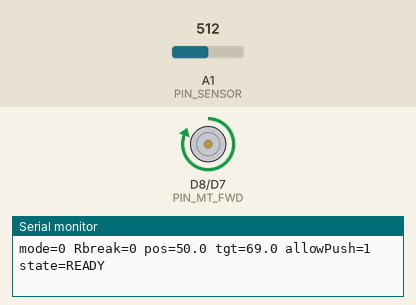
Simulated run of this sketch. Board: Arduino Zero (SAMD21). Parts: motor-driver pin pairs drawn as motors (green arrow = first pin HIGH = forward, orange = second pin HIGH = backward, longer = more drive), the last lines printed to the serial monitor. The test bench sets the inputs (shaded band); at power-on: A1 (PIN_SENSOR) = 512 (analog values on the 0–1023 scale). WiFi joins after 1.5 s; servers stay silent unless stated.

Above: at 1.2 s.
1.3 s: A1 (PIN_SENSOR) set to 685
2.8 s: A1 (PIN_SENSOR) set to 701
At 4.0 s:
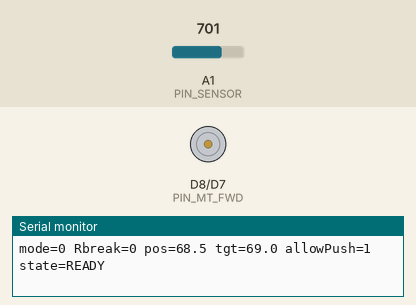
4.3 s: A1 (PIN_SENSOR) set to 714
5.8 s: A1 (PIN_SENSOR) set to 736
At 6.5 s:
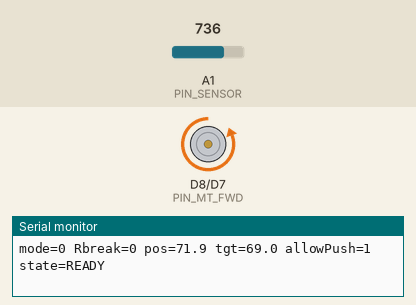
7.3 s: A1 (PIN_SENSOR) set to 716
At 7.8 s:
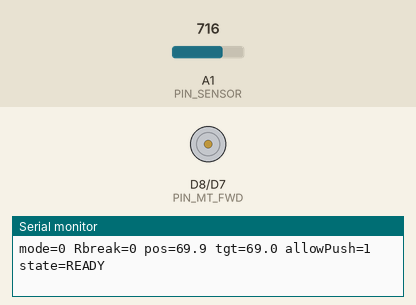
8.8 s: A1 (PIN_SENSOR) set to 900
At 9.9 s:
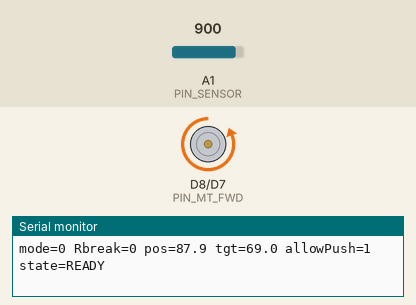
Timing chart, 0 to 11.3 s (numbered marks = the images above; inputs shaded):
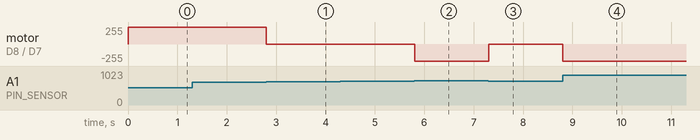

The sketch:

final_code_gpt.ino
```cpp
/* =========================================================================
   Brake Board (Robust & Anti-Hunting Version + Human Brake Protection)
   - ASMS : mode는 첫 바이트만 신뢰
   - PC   : 자율주행(mode == 1)일 때만 brake bit 신뢰
   - 모터 : 불감대 + 히스테리시스 + 센서 필터 적용
   - 추가 : 브레이크/긴급정지 중 사람이 브레이크를 더 밟으면 액추에이터가 밀어내지 않음
   - 수정 : mode == 3인 동안 긴급정지 브레이크를 계속 유지
   ========================================================================= */

#include <SPI.h>
#include <Ethernet.h>
#include <EthernetUdp.h>
#include <math.h>

// ================= [센서/모터 핀 및 설정] =================
const int PIN_SENSOR = A1;
const int PIN_MT_FWD = 8;   // rpwm
const int PIN_MT_BWD = 7;   // lpwm

const float SENSOR_MAX_MM = 100.0f;
const int   VAL_MIN = 0;
const int   VAL_MAX = 4095;

// 목표 위치 (mm 단위)
const float POS_READY     = 69.0f;
const float POS_AUTO      = 40.0f;
const float POS_BRAKE     = 18.0f;
const float POS_EMERGENCY = 18.0f;

// 깔짝임 방지 불감대
const float GAP_MM = 1.5f;

// 센서 필터 계수
const float FILTER_ALPHA = 0.15f;

// ================= [타이머 설정] =================
// 긴급정지는 mode == 3 자체로 판단하므로 EMG timeout 사용하지 않음
const unsigned long PC_TIMEOUT_MS = 20000;

// ================= [네트워크 설정] =================
IPAddress localIp(10, 177, 21, 3);
IPAddress asmsIP(10, 177, 21, 5);   // ASMS
byte mac[] = { 0xA8, 0x61, 0x0A, 0xAE, 0x21, 0x00 };
unsigned int localPort = 5000;

EthernetUDP Udp;
uint8_t rxBuf[32];

// ================= [시스템 상태 변수] =================
uint8_t receivedMode = 0;
int Rbreak = 0;

// 모드 1 진입 직후에는 이전에 걸려 있던 brake ON 신호를 무시하고,
// PC가 brake OFF(bit=0)를 한 번 보낸 뒤부터 ON을 인정한다.
bool waitBrakeRelease = false;

unsigned long lastPcRx = 0;
unsigned long lastPrintTime = 0;

// 센서 필터용 변수
float filteredPos = 70.0f;
bool filterInit = false;

// 모터 상태
enum MotorState { STOP, PUSH, PULL };
MotorState lastMotorState = STOP;

// ================= [모터 제어 기본 함수] =================
void motorStop() {
  digitalWrite(PIN_MT_FWD, LOW);
  digitalWrite(PIN_MT_BWD, LOW);
  lastMotorState = STOP;
}

void motorPushFull() {
  digitalWrite(PIN_MT_FWD, HIGH);
  digitalWrite(PIN_MT_BWD, LOW);
  lastMotorState = PUSH;
}

void motorPullFull() {
  digitalWrite(PIN_MT_FWD, LOW);
  digitalWrite(PIN_MT_BWD, HIGH);
  lastMotorState = PULL;
}

// ================= [센서 읽기 + 필터링] =================
float readFilteredPosition() {
  int rawVal = analogRead(PIN_SENSOR);

  float rawPos =
      ((float)(rawVal - VAL_MIN) * SENSOR_MAX_MM)
      / (float)(VAL_MAX - VAL_MIN);

  if (!filterInit) {
    filteredPos = rawPos;
    filterInit = true;
  }

  filteredPos =
      filteredPos * (1.0f - FILTER_ALPHA)
      + rawPos * FILTER_ALPHA;

  return filteredPos;
}

// ================= [개선된 모터 제어 함수] =================
// allowPush = true
//   목표보다 더 들어갔을 때 다시 밀어서 복귀 가능
//
// allowPush = false
//   목표보다 더 들어갔을 때 밀어내지 않고 정지
void controlMotor(float current, float target, bool allowPush) {
  float error = current - target;

  // 목표 근처면 정지
  if (fabs(error) <= GAP_MM) {
    motorStop();
    return;
  }

  if (error > GAP_MM) {
    // current > target
    // 예: current=69, target=18
    // 브레이크를 밟기 위해 당김

    if (lastMotorState == PUSH) {
      motorStop();
      delay(10);
    }

    motorPullFull();
  }

  else if (error < -GAP_MM) {
    // current < target
    // 사람이 브레이크를 목표보다 더 밟은 경우

    if (allowPush) {
      if (lastMotorState == PULL) {
        motorStop();
        delay(10);
      }

      motorPushFull();

    } else {
      // 브레이크 및 긴급정지 상태에서는
      // 사람의 발을 밀어내지 않음
      motorStop();
    }
  }
}

// ================= [초기화] =================
void setup() {
  Serial.begin(115200);
  analogReadResolution(12);

  pinMode(PIN_MT_FWD, OUTPUT);
  pinMode(PIN_MT_BWD, OUTPUT);

  motorStop();

  Ethernet.begin(mac, localIp);
  Udp.begin(localPort);

  lastPcRx = millis();

  Serial.println(
      "=== Brake Board ROBUST + HUMAN BRAKE PROTECTION ==="
  );
}

// ================= [메인 루프] =================
void loop() {

  // ---------------------------------------------------------
  // 1. 센서 데이터 읽기 + 필터링
  // ---------------------------------------------------------
  float currentPos = readFilteredPosition();


  // ---------------------------------------------------------
  // 2. UDP 통신 수신
  // ---------------------------------------------------------
  int packetSize = Udp.parsePacket();

  if (packetSize > 0) {

    IPAddress senderIP = Udp.remoteIP();

    int n =
        Udp.read(
            rxBuf,
            min(packetSize, (int)sizeof(rxBuf))
        );


    // =========================================================
    // ASMS 제어기 패킷 처리 (5 bytes)
    // =========================================================
    if (
        packetSize == 5 &&
        senderIP == asmsIP &&
        n >= 1
    ) {

      uint8_t newMode = rxBuf[0];


      // -------------------------------------------------------
      // MODE 1로 새로 진입
      // -------------------------------------------------------
      if (
          newMode == 1 &&
          receivedMode != 1
      ) {

        // 이전에 남아있던 brake ON 방지
        waitBrakeRelease = true;

        Rbreak = 0;

        Serial.println(
            ">> MODE1 ENTER: waiting brake release"
        );
      }


      receivedMode = newMode;


      Serial.print("ASMS mode = ");
      Serial.println(receivedMode);


      // -------------------------------------------------------
      // 긴급정지
      // -------------------------------------------------------
      if (receivedMode == 3) {

        // mode 3 자체를 긴급정지 상태로 사용
        Serial.println(">> ESTOP ACTIVE");

        // 긴급정지에서는 PC brake 값 무시
        Rbreak = 0;
      }

      else {

        // 자율주행 모드가 아니면
        // PC 브레이크 강제 해제
        if (receivedMode != 1) {
          Rbreak = 0;
        }
      }
    }


    // =========================================================
    // PC 제어 명령 패킷 처리 (9 bytes)
    // =========================================================
    else if (
        packetSize == 9 &&
        n >= 9
    ) {

      // 자율주행 모드일 때만
      // PC brake 명령 인정
      if (receivedMode == 1) {

        uint8_t misc = rxBuf[8];

        uint8_t brakeBit =
            (misc >> 7) & 0x01;


        // -----------------------------------------------------
        // MODE 1 진입 직후
        // brake OFF 한 번 확인할 때까지 ON 무시
        // -----------------------------------------------------
        if (waitBrakeRelease) {

          if (brakeBit == 0) {

            waitBrakeRelease = false;

            Serial.println(
                ">> brake release seen, PC brake enabled"
            );
          }

          Rbreak = 0;
        }

        else {

          Rbreak = brakeBit;
        }


        Serial.print("PC brake bit = ");
        Serial.print(brakeBit);

        Serial.print(" -> Rbreak = ");
        Serial.println(Rbreak);


        lastPcRx = millis();
      }

      else {

        // MODE 1이 아니면
        // PC brake 명령 무시
        Rbreak = 0;
      }
    }
  }


  // ---------------------------------------------------------
  // 3. PC 통신 타임아웃
  // ---------------------------------------------------------
  if (
      millis() - lastPcRx >
      PC_TIMEOUT_MS
  ) {

    Rbreak = 0;
  }


  // =========================================================
  // 4. 현재 상태에 따른 목표 위치 결정
  // =========================================================
  float targetPos = POS_READY;


  // ---------------------------------------------------------
  // MODE 3 = 긴급정지
  //
  // ASMS에서 mode 3이 계속 들어오는 동안
  // 무조건 18mm까지 브레이크 작동
  // ---------------------------------------------------------
  if (receivedMode == 3) {

    targetPos = POS_EMERGENCY;
  }

  else {

    // -------------------------------------------------------
    // MODE 1에서 PC Brake ON
    // -------------------------------------------------------
    if (Rbreak == 1) {

      targetPos = POS_BRAKE;
    }

    else {

      // -----------------------------------------------------
      // 자율주행 MODE 1
      // -----------------------------------------------------
      if (receivedMode == 1) {

        targetPos = POS_AUTO;
      }

      // -----------------------------------------------------
      // 일반 MODE
      // -----------------------------------------------------
      else {

        targetPos = POS_READY;
      }
    }
  }


  // =========================================================
  // 5. 사람 브레이크 보호 로직
  // =========================================================

  // MODE 3 긴급정지 또는
  // MODE 1에서 PC Brake ON이면
  // 브레이크가 밟힌 상태
  bool isBrakeTarget =
      (receivedMode == 3) ||
      (Rbreak == 1);


  // 브레이크/긴급정지 상태에서는
  // 목표보다 더 밟혀도 다시 밀지 않음
  bool allowPush =
      !isBrakeTarget;


  // 모터 제어
  controlMotor(
      currentPos,
      targetPos,
      allowPush
  );


  // =========================================================
  // 6. 시리얼 디버그 출력
  // =========================================================
  if (
      millis() - lastPrintTime >
      200
  ) {

    lastPrintTime = millis();


    Serial.print("mode=");
    Serial.print(receivedMode);


    Serial.print(" Rbreak=");
    Serial.print(Rbreak);


    Serial.print(" pos=");
    Serial.print(currentPos, 1);


    Serial.print(" tgt=");
    Serial.print(targetPos, 1);


    Serial.print(" allowPush=");
    Serial.print(
        allowPush ? 1 : 0
    );


    Serial.print(" state=");


    if (receivedMode == 3) {

      Serial.println("EMG");
    }

    else if (Rbreak == 1) {

      Serial.println("BRAKE");
    }

    else if (receivedMode == 1) {

      Serial.println("AUTO");
    }

    else {

      Serial.println("READY");
    }
  }
}
```

Measured:
- the behaviour switches between 691 and 692 on A1 (PIN_SENSOR) (found by bisection; images 0 and 1)
- the behaviour switches between 721 and 722 on A1 (PIN_SENSOR) (found by bisection; images 1 and 2)
- after the input at 2.8 s, motor on D8 (PIN_MT_FWD) / D7 (PIN_MT_BWD): forward 255/255 → stopped at once
- after the input at 5.8 s, motor on D8 (PIN_MT_FWD) / D7 (PIN_MT_BWD): stopped → backward 255/255 at once
- after the input at 7.3 s, motor on D8 (PIN_MT_FWD) / D7 (PIN_MT_BWD): backward 255/255 → stopped at once
- after the input at 8.8 s, motor on D8 (PIN_MT_FWD) / D7 (PIN_MT_BWD): stopped → backward 255/255 at once
